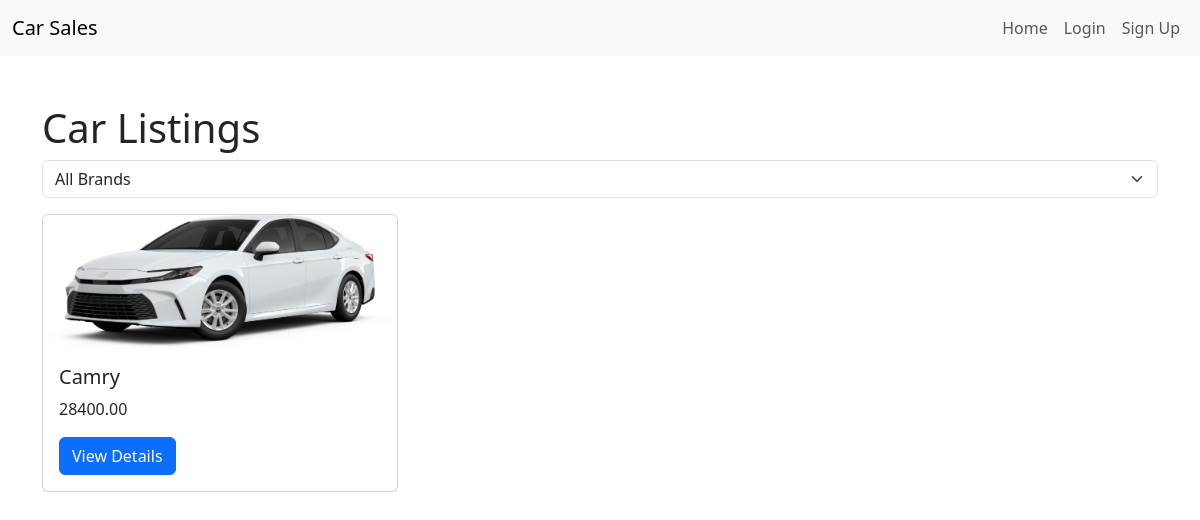
The page / on the database its author committed.
### main/models.py (models this page shows, shortened)
class Car(models.Model):
    brand = models.ForeignKey(Brand, on_delete=models.CASCADE)
    title = models.CharField(max_length=100)
    description = models.TextField()
    price = models.DecimalField(max_digits=10, decimal_places=2)
    image = models.ImageField(upload_to='cars/')
    quantity = models.PositiveIntegerField()

### main/views.py (the view)
# urls.py: path('', CarListView.as_view(), name='car-list'),
class CarListView(ListView):
    model = Car
    template_name = 'car_list.html'
    context_object_name = 'cars'
    def get_queryset(self):
        brand = self.request.GET.get('brand')
        if brand:
            return Car.objects.filter(brand__name=brand)
        return Car.objects.all()

### main/templates/car_list.html (shortened to what this page needs)
{% extends 'base.html' %}
{% block content %}
<h1>Car Listings</h1>
<form method="GET">
    <select name="brand" class="form-select mb-3" onchange="this.form.submit()">
        <option value="">All Brands</option>
    </select>
</form>
<div class="row">
    {% for car in cars %}
    <div class="col-md-4">
        <div class="card mb-4">
            <img src="{{ car.image.url }}" class="card-img-top" alt="{{ car.title }}">
            <div class="card-body">
                <h5 class="card-title">{{ car.title }}</h5>
                <p class="card-text">{{ car.price }}</p>
                <a href="{% url 'car-detail' car.pk %}" class="btn btn-primary">View Details</a>
            </div>
        </div>
    </div>
    {% endfor %}
</div>
{% endblock %}

### rows shown on the page
Car: image (picture), title "Camry", price "28400.00"
